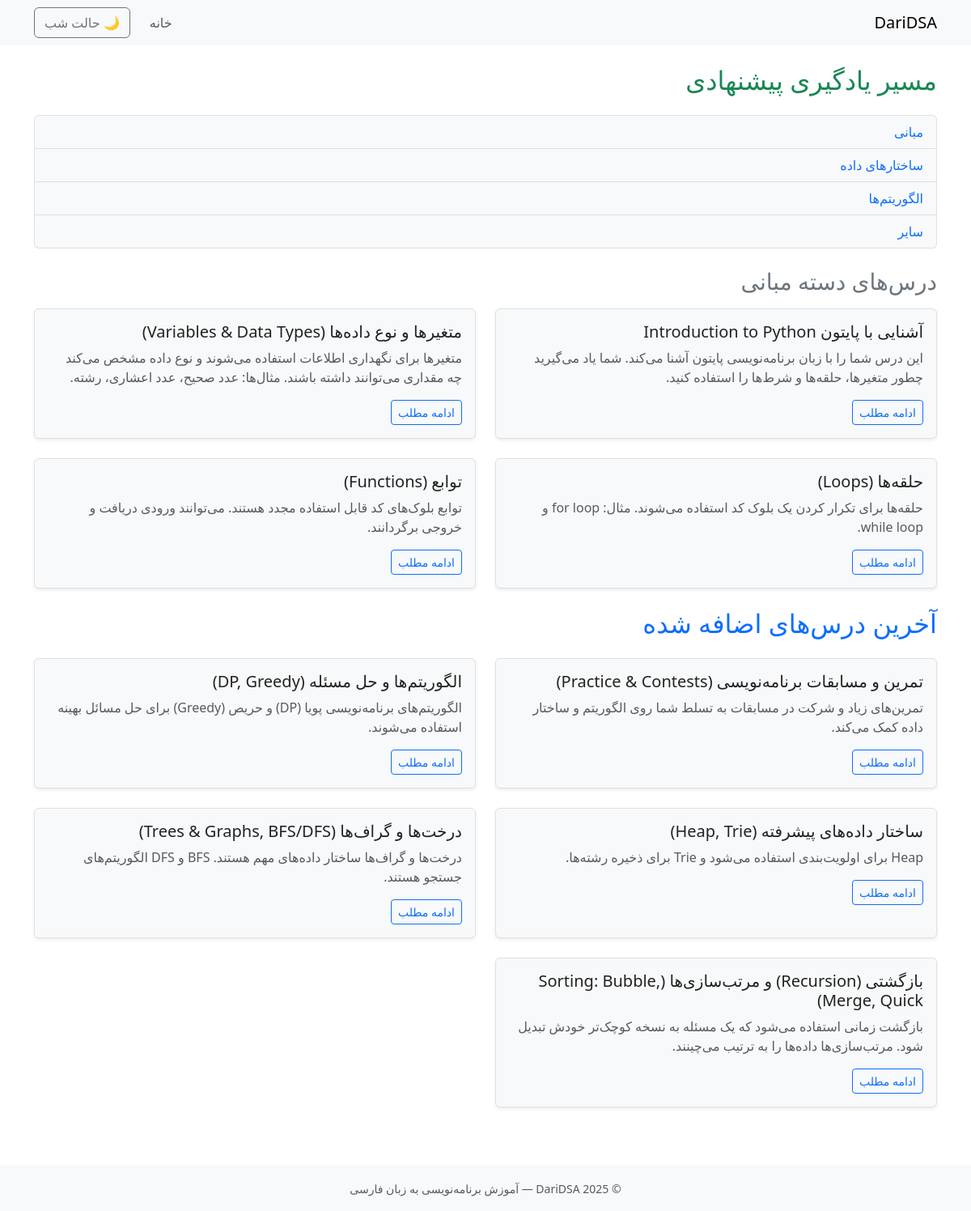
/?category=basics, run on the app's committed database.
### lessons/models.py (models this page shows, shortened)
class Lesson(models.Model):
    CATEGORY_CHOICES = [
        ('basics', 'مبانی'),
        ('data_structures', 'ساختارهای داده'),
        ('algorithms', 'الگوریتم‌ها'),
        ('interviews', 'مصاحبه‌ها'),
        ('other', 'سایر'),
    ]
    title = models.CharField("عنوان", max_length=200)
    slug = models.SlugField(unique=True, blank=True)
    content = models.TextField("توضیحات")
    code_snippet = models.TextField("کد نمونه", blank=True)
    image = models.ImageField("عکس (اختیاری)", upload_to='lessons/', blank=True, null=True)
    created_at = models.DateTimeField(default=timezone.now)
    category = models.CharField("دسته‌بندی", max_length=50, choices=CATEGORY_CHOICES, default='other')
    author = models.CharField("نویسنده", max_length=100, default='Rafi')
    class Meta:
        ordering = ['-created_at']
        verbose_name = "درس"
        verbose_name_plural = "درس‌ها"

### lessons/views.py (the view)
# urls.py: path('', views.lesson_list, name='lesson_list'),
def lesson_list(request):
    selected_category = request.GET.get('category')
    category_map = dict(Lesson.CATEGORY_CHOICES)
    categories_raw = Lesson.objects.values_list('category', flat=True)
    categories_set = set(cat.strip() for cat in categories_raw if cat)
    categories_sorted = [cat for cat in ROADMAP_ORDER if cat in categories_set]
    roadmap_categories = [{'code': cat, 'name': category_map.get(cat, cat)} for cat in categories_sorted]
    lessons_in_category = Lesson.objects.filter(category=selected_category).order_by('created_at') if selected_category else []
    latest_lessons = Lesson.objects.order_by('-created_at')[:5]
    selected_category_name = category_map.get(selected_category) if selected_category else None
    return render(request, 'lessons/lesson_list.html', {
        'roadmap_categories': roadmap_categories,
        'lessons_in_category': lessons_in_category,
        'latest_lessons': latest_lessons,
        'selected_category': selected_category,
        'selected_category_name': selected_category_name,
    })

### templates/lessons/lesson_list.html (shortened to what this page needs)
{% extends "base.html" %}
{% load static %}
{% block extra_css %}
<link rel="stylesheet" href="{% static 'css/lessons.css' %}">
{% endblock %}
{% block content %}
<h2 class="mb-4 text-success">مسیر یادگیری پیشنهادی</h2>
<div class="mb-4">
  <ul class="list-group">
    {% for cat in roadmap_categories %}
      <li class="list-group-item">
        <a href="?category={{ cat.code }}">{{ cat.name }}</a>
      </li>
    {% endfor %}
  </ul>
</div>
{% if lessons_in_category %}
  <h3 class="mb-3 text-secondary">درس‌های دسته {{ selected_category_name }}</h3>
  <div class="row">
    {% for lesson in lessons_in_category %}
      <div class="col-md-6 mb-4">
        <div class="card h-100 shadow-sm">
          <div class="card-body">
            <h5 class="card-title">{{ lesson.title }}</h5>
            <p class="card-text text-muted">{{ lesson.content|truncatewords:25 }}</p>
            <a href="{% url 'lesson_detail' lesson.slug %}" class="btn btn-outline-primary btn-sm">ادامه مطلب</a>
          </div>
        </div>
      </div>
    {% endfor %}
  </div>
{% endif %}
<h2 class="mb-4 text-primary">آخرین درس‌های اضافه شده</h2>
<div class="row">
  {% for lesson in latest_lessons %}
    <div class="col-md-6 mb-4">
      <div class="card h-100 shadow-sm">
        <div class="card-body">
          <h5 class="card-title">{{ lesson.title }}</h5>
          <p class="card-text text-muted">{{ lesson.content|truncatewords:25 }}</p>
          <a href="{% url 'lesson_detail' lesson.slug %}" class="btn btn-outline-primary btn-sm">ادامه مطلب</a>
        </div>
      </div>
    </div>
  {% endfor %}
</div>
{% endblock %}

### static/css/styles.css (style rules this page uses)
:root { --bg-color: #ffffff; --text-color: #222222; --card-bg: #f8f9fa; --link-color: #0d6efd; --border-color: #e0e0e0; --nav-bg: #ffffff; --nav-text: #000000; --footer-bg: #f8f9fa; --btn-border: #0d6efd; }
body { background-color: var(--bg-color); color: var(--text-color); transition: all 0.3s ease-in-out; }
a { color: var(--link-color); text-decoration: none; }
ul, ol, li { color: var(--text-color); }
h1, h2, h3, h4, h5, h6 { color: var(--text-color); }
.card { background-color: var(--card-bg); border: 1px solid var(--border-color); transition: all 0.3s ease-in-out; }
.card-title { color: var(--text-color); }
.card-text, .text-muted { color: var(--text-color); }
.list-group-item { background-color: var(--card-bg); color: var(--text-color); border: 1px solid var(--border-color); }

### data on the page
Lesson: title "آشنایی با پایتون Introduction to Python", content "این درس شما را با زبان برنامه‌نویسی پایتون آشنا می‌کند. شما یاد می‌گیرید چطور متغیرها، حلقه‌ها و شرط‌ها را استفاده کنید."
Lesson: title "متغیرها و نوع داده‌ها (Variables & Data Types)", content "متغیرها برای نگهداری اطلاعات استفاده می‌شوند و نوع داده مشخص می‌کند چه مقداری می‌توانند داشته باشند. مثال‌ها: عدد صحیح، عدد اعشاری، رشته."
Lesson: title "حلقه‌ها (Loops)", content "حلقه‌ها برای تکرار کردن یک بلوک کد استفاده می‌شوند. مثال: for loop و while loop."
Lesson: title "توابع (Functions)", content "توابع بلوک‌های کد قابل استفاده مجدد هستند. می‌توانند ورودی دریافت و خروجی برگردانند."
Lesson: title "تمرین و مسابقات برنامه‌نویسی (Practice & Contests)", content "تمرین‌های زیاد و شرکت در مسابقات به تسلط شما روی الگوریتم و ساختار داده کمک می‌کند."
Lesson: title "الگوریتم‌ها و حل مسئله (DP, Greedy)", content "الگوریتم‌های برنامه‌نویسی پویا (DP) و حریص (Greedy) برای حل مسائل بهینه استفاده می‌شوند."
Lesson: title "ساختار داده‌های پیشرفته (Heap, Trie)", content "Heap برای اولویت‌بندی استفاده می‌شود و Trie برای ذخیره رشته‌ها."
Lesson: title "درخت‌ها و گراف‌ها (Trees & Graphs, BFS/DFS)", content "درخت‌ها و گراف‌ها ساختار داده‌های مهم هستند. BFS و DFS الگوریتم‌های جستجو هستند."
Lesson: title "بازگشتی (Recursion) و مرتب‌سازی‌ها (Sorting: Bubble, Merge, Quick)", content "بازگشت زمانی استفاده می‌شود که یک مسئله به نسخه کوچک‌تر خودش تبدیل شود. مرتب‌سازی‌ها داده‌ها را به ترتیب می‌چینند."

### other printed values
{{ cat.name }} "مبانی" "ساختارهای داده" "الگوریتم‌ها" "سایر"
{{ selected_category_name }} "مبانی"
